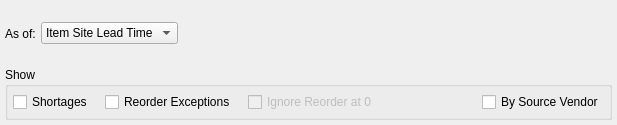
<?xml version="1.0" encoding="UTF-8"?>
<ui version="4.0">
 <comment>This file is part of the xTuple ERP: PostBooks Edition, a free and
open source Enterprise Resource Planning software suite,
Copyright (c) 1999-2018 by OpenMFG LLC, d/b/a xTuple.
It is licensed to you under the Common Public Attribution License
version 1.0, the full text of which (including xTuple-specific Exhibits)
is available at www.xtuple.com/CPAL.  By using this software, you agree
to be bound by its terms.</comment>
 <class>dspInventoryAvailability</class>
 <widget class="QWidget" name="dspInventoryAvailability">
  <property name="geometry">
   <rect>
    <x>0</x>
    <y>0</y>
    <width>617</width>
    <height>125</height>
   </rect>
  </property>
  <property name="windowTitle">
   <string>Inventory Availability</string>
  </property>
  <layout class="QGridLayout" name="gridLayout">
   <item row="0" column="0">
    <widget class="QLabel" name="_asofLit">
     <property name="text">
      <string>As of:</string>
     </property>
    </widget>
   </item>
   <item row="0" column="1">
    <widget class="XComboBox" name="_asof">
     <item>
      <property name="text">
       <string>Item Site Lead Time</string>
      </property>
     </item>
     <item>
      <property name="text">
       <string>Look Ahead Days</string>
      </property>
     </item>
     <item>
      <property name="text">
       <string>Cutoff Date</string>
      </property>
     </item>
     <item>
      <property name="text">
       <string>Dates</string>
      </property>
     </item>
    </widget>
   </item>
   <item row="0" column="2">
    <widget class="QStackedWidget" name="_stackedWidget">
     <property name="currentIndex">
      <number>0</number>
     </property>
     <widget class="QWidget" name="_leadtimePage"/>
     <widget class="QWidget" name="_lookaheadPage">
      <layout class="QHBoxLayout" name="horizontalLayout">
       <property name="margin">
        <number>0</number>
       </property>
       <item>
        <widget class="QSpinBox" name="_days">
         <property name="minimum">
          <number>0</number>
         </property>
         <property name="maximum">
          <number>1000</number>
         </property>
        </widget>
       </item>
       <item>
        <spacer>
         <property name="orientation">
          <enum>Qt::Horizontal</enum>
         </property>
         <property name="sizeType">
          <enum>QSizePolicy::MinimumExpanding</enum>
         </property>
         <property name="sizeHint" stdset="0">
          <size>
           <width>290</width>
           <height>13</height>
          </size>
         </property>
        </spacer>
       </item>
      </layout>
     </widget>
     <widget class="QWidget" name="_cutoffPage">
      <layout class="QHBoxLayout" name="horizontalLayout_4">
       <property name="margin">
        <number>0</number>
       </property>
       <item>
        <widget class="DLineEdit" name="_date"/>
       </item>
       <item>
        <spacer>
         <property name="orientation">
          <enum>Qt::Horizontal</enum>
         </property>
         <property name="sizeType">
          <enum>QSizePolicy::Expanding</enum>
         </property>
         <property name="sizeHint" stdset="0">
          <size>
           <width>40</width>
           <height>20</height>
          </size>
         </property>
        </spacer>
       </item>
      </layout>
     </widget>
     <widget class="QWidget" name="_datesPage">
      <layout class="QHBoxLayout" name="horizontalLayout_5">
       <property name="margin">
        <number>0</number>
       </property>
       <item>
        <widget class="DLineEdit" name="_startDate"/>
       </item>
       <item>
        <widget class="QLabel" name="_toLit">
         <property name="text">
          <string>to</string>
         </property>
        </widget>
       </item>
       <item>
        <widget class="DLineEdit" name="_endDate"/>
       </item>
       <item>
        <spacer name="horizontalSpacer_3">
         <property name="orientation">
          <enum>Qt::Horizontal</enum>
         </property>
         <property name="sizeHint" stdset="0">
          <size>
           <width>15</width>
           <height>20</height>
          </size>
         </property>
        </spacer>
       </item>
      </layout>
     </widget>
    </widget>
   </item>
   <item row="1" column="0" colspan="3">
    <widget class="QGroupBox" name="_showGroup">
     <property name="title">
      <string>Show</string>
     </property>
     <layout class="QGridLayout" name="gridLayout_2">
      <item row="0" column="0">
       <layout class="QHBoxLayout" name="horizontalLayout_2">
        <property name="spacing">
         <number>12</number>
        </property>
        <item>
         <widget class="XCheckBox" name="_showShortages">
          <property name="text">
           <string>Shortages</string>
          </property>
         </widget>
        </item>
        <item>
         <widget class="XCheckBox" name="_showReorder">
          <property name="text">
           <string>Reorder Exceptions</string>
          </property>
         </widget>
        </item>
        <item>
         <widget class="XCheckBox" name="_ignoreReorderAtZero">
          <property name="enabled">
           <bool>false</bool>
          </property>
          <property name="text">
           <string>Ignore Reorder at 0</string>
          </property>
         </widget>
        </item>
        <item>
         <spacer>
          <property name="orientation">
           <enum>Qt::Horizontal</enum>
          </property>
          <property name="sizeType">
           <enum>QSizePolicy::Expanding</enum>
          </property>
          <property name="sizeHint" stdset="0">
           <size>
            <width>20</width>
            <height>20</height>
           </size>
          </property>
         </spacer>
        </item>
        <item>
         <widget class="XCheckBox" name="_byVendor">
          <property name="text">
           <string>By Source Vendor</string>
          </property>
         </widget>
        </item>
       </layout>
      </item>
     </layout>
    </widget>
   </item>
  </layout>
  <zorder>_showGroup</zorder>
  <zorder>_asofLit</zorder>
  <zorder>_asof</zorder>
  <zorder>_stackedWidget</zorder>
 </widget>
 <layoutdefault spacing="5" margin="5"/>
 <customwidgets>
  <customwidget>
   <class>DLineEdit</class>
   <extends>QWidget</extends>
   <header>datecluster.h</header>
   <container>1</container>
  </customwidget>
  <customwidget>
   <class>XCheckBox</class>
   <extends>QCheckBox</extends>
   <header>xcheckbox.h</header>
  </customwidget>
  <customwidget>
   <class>XComboBox</class>
   <extends>QComboBox</extends>
   <header>xcombobox.h</header>
  </customwidget>
 </customwidgets>
 <tabstops>
  <tabstop>_days</tabstop>
  <tabstop>_date</tabstop>
  <tabstop>_showReorder</tabstop>
  <tabstop>_showShortages</tabstop>
 </tabstops>
 <resources/>
 <connections>
  <connection>
   <sender>_asof</sender>
   <signal>currentIndexChanged(int)</signal>
   <receiver>_stackedWidget</receiver>
   <slot>setCurrentIndex(int)</slot>
   <hints>
    <hint type="sourcelabel">
     <x>152</x>
     <y>44</y>
    </hint>
    <hint type="destinationlabel">
     <x>444</x>
     <y>44</y>
    </hint>
   </hints>
  </connection>
 </connections>
</ui>
